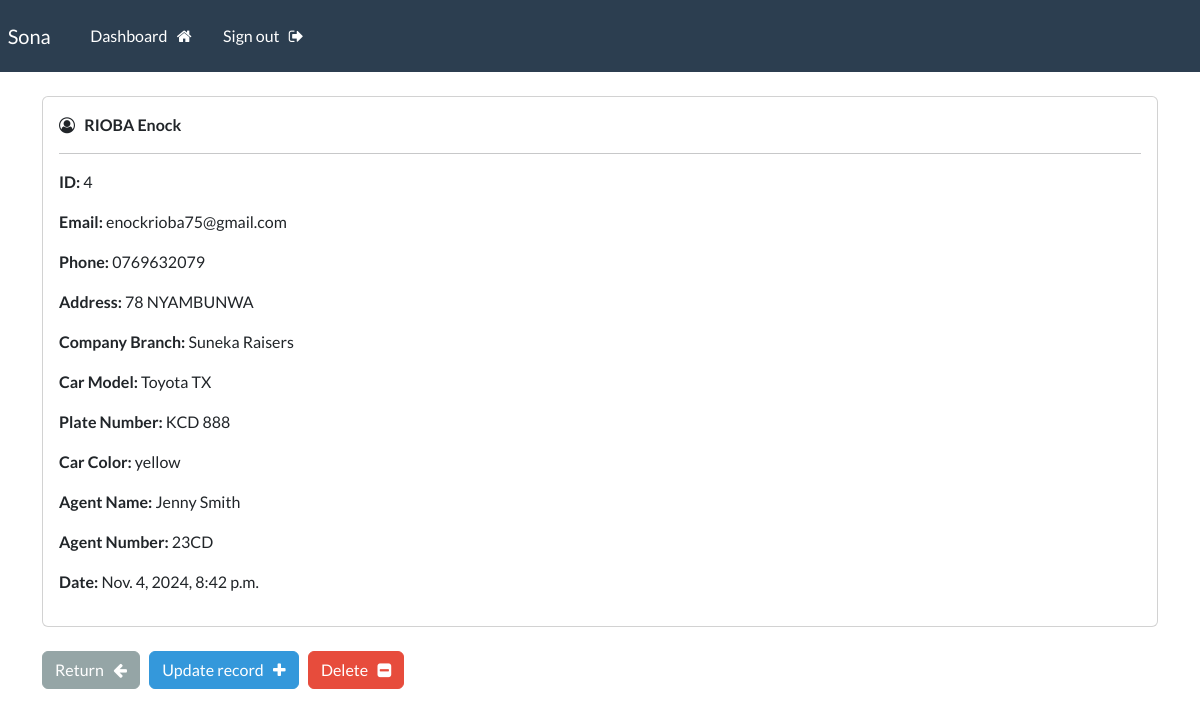
Screenshot of /view-record/4 (signed in) with the database file from the repository.
### crudapp/models.py (models this page shows, shortened)
class Record(models.Model):
    creation_date = models.DateTimeField(auto_now_add=True)
    first_name = models.CharField(max_length=100)
    last_name = models.CharField(max_length=100)
    email = models.CharField(max_length=255)
    phone = models.CharField(max_length=20)
    address = models.CharField(max_length=300)
    company_branch = models.CharField(max_length=255, default='')
    car_model = models.CharField(max_length=200, default='')
    plate_number = models.CharField(max_length=200, default='')
    car_color = models.CharField(max_length=200, default='')
    agent_name = models.CharField(max_length=200, default='')
    agent_number = models.CharField(max_length=200, default='')

### crudapp/views.py (the view)
# urls.py: path('view-record/<int:pk>', views.single_record, name="view-record"),
@login_required(login_url='my-login')
def single_record(request, pk):
    all_records = Record.objects.get(id=pk)
    context = {'record':all_records}
    return render(request, 'view-record.html', context=context)

### templates/view-record.html (shortened to what this page needs)
{% extends 'base.html' %}
{% block content %}
    <div class="card">
        <div class="card-body">
            <i class='fa fa-user-circle-o' aria-hidden="true"></i> &nbsp;
            <strong>
                {{record.last_name|upper}}
                {{record.first_name}}
            </strong>
            <hr>
            <p> <strong>ID: </strong>{{record.id}}</p>
            <p> <strong>Email: </strong>{{record.email}}</p>
            <p> <strong>Phone: </strong>{{record.phone}}</p>
            <p> <strong>Address: </strong>{{record.address}}</p>
            <p> <strong> Company Branch: </strong>{{record.company_branch}}</p>
            <p> <strong>Car Model: </strong>{{record.car_model}}</p>
            <p> <strong>Plate Number: </strong>{{record.plate_number}}</p>
            <p> <strong>Car Color: </strong>{{record.car_color}}</p>
            <p> <strong>Agent Name: </strong>{{record.agent_name}}</p>
            <p> <strong>Agent Number: </strong>{{record.agent_number}}</p>
            <p> <strong>Date: </strong>{{record.creation_date}}</p>
        </div>
    </div>
    <br>
    <a href="{% url 'dashboard' %}" class="btn btn-secondary">Return &nbsp; <i class='fa fa-arrow-left' aria-hidden="true"></i></a>
    <a href="{% url 'update-record' record.id %}" class="btn btn-info">Update record  &nbsp; <i class='fa fa-plus' aria-hidden="true"></i></a>
    <a href="{% url 'delete-record' record.id %}" class="btn btn-danger">Delete  &nbsp; <i class='fa fa-minus-square' aria-hidden="true"></i></a>
{% endblock %}

### rows the page displays
Record: last_name "RIOBA", first_name "Enock", id "4", email "enockrioba75@gmail.com", phone "0769632079", address "78 NYAMBUNWA", company_branch "Suneka Raisers", car_model "Toyota TX", plate_number "KCD 888", car_color "yellow", agent_name "Jenny Smith", agent_number "23CD", creation_date "Nov. 4, 2024, 8:42 p.m."
